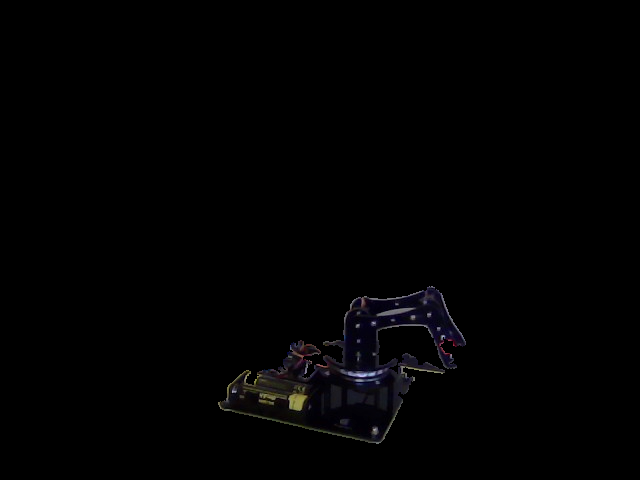
#> input picture robotics/sample.png, 640 x 480 px
$ python -i RobotArmDetector.py   (imports and definitions only)
#> lines starting #> are read from the running program, lines starting #| are printed output that depends on the picture; after the words box and inside, x2 and y2 are one past the last pixel; in counts of white or black regions, pixels touching at a corner belong together
# import the opencv library
import collections
import random
import cv2
import os
from cv2 import MORPH_ELLIPSE
from cv2 import MORPH_OPEN
import numpy as np

cameraOnly = False
arm_mask_min, arm_mask_max = np.array([0,23,0]),np.array([53,253,255])
sticker_mask_min, sticker_mask_max = np.array([0,112,33]),np.array([29,255,255])
green_sticker_min, green_sticker_max = np.array([23,112,33]),np.array([62,255,255])

default_target_locations = [(0.6,0.3),
(0.41,0.29),
(0.52,0.34),
(0.66,0.39),
(0.23,0.53),
(0.65,0.35),
(0.34,0.33),
(0.71,0.56),
(0.24,0.6),
(0.22,0.68),
(0.7,0.7),
(0.2,0.54)]

class RobotArmDetector:
    def __init__(self, debug= False):
        super().__init__()
        self.debug = debug
        print('Before initializing camera')
        self.video = cv2.VideoCapture(0,cv2.CAP_DSHOW)
        print('After initialition camera')
        self.__target_location = default_target_locations[0]
        self.target_locations = default_target_locations

    # [6 lines left out: function show_video, not called in this run]
    def release_video(self):
        self.video.release()
        cv2.destroyAllWindows()


    def get_target_location(self):
        return self.__target_location

    # [4 lines left out: function set_random_target_location, not called in this run]

    def get_current_arm_end_coordinates(self,waitForKey=False):
        return self.__get_current_arm_end_coordinates(0, waitForKey)

    # [13 lines left out: function __get_current_arm_end_coordinates, not called in this run]

    def update_target_location_from_mouse_click(self,event,x,y,flags,param):
        if event == cv2.EVENT_LBUTTONDBLCLK:
            self.__target_location = (x/self.width, y/self.height)

    def __find_biggest_contour_index(self, contours):
        return np.argmax(list(map(lambda x: cv2.contourArea(x),contours)))

    def __create_arm_mask(self, image_hsv, show_bounding_box = False):
        image_onlyblack =cv2.inRange(image_hsv, arm_mask_min, arm_mask_max)
        self.__show_image('hsv-onlyblack', image_onlyblack)

        element = cv2.getStructuringElement(MORPH_ELLIPSE,(5,5))
        temp =cv2.dilate(image_onlyblack, element)
        self.__show_image('onlyblack-morphed', temp)

        contours, hierarchy = cv2.findContours(temp, cv2.RETR_TREE, cv2.CHAIN_APPROX_SIMPLE)
        biggest_contour_index = self.__find_biggest_contour_index(contours)

        blank = np.zeros(image_hsv.shape, dtype='uint8')
        if show_bounding_box:
            x,y,w,h = cv2.boundingRect(contours[biggest_contour_index])
            blank = cv2.rectangle(blank,(x,y),(x+w,y+h),(0,255,0),1)
        result = cv2.drawContours(blank,contours,biggest_contour_index,(255,255,255),-1)
        self.__show_image('arm-mask', result)
        return result

    def __get_sticker_coordinates(self,image_robotarm, mask_min, mask_max):
        image_sticker = cv2.inRange(image_robotarm, mask_min, mask_max)
        self.__show_image('sticker', image_sticker)
        element = cv2.getStructuringElement(MORPH_ELLIPSE,(3,3))
        image_sticker = cv2.morphologyEx(image_sticker,MORPH_OPEN, element)
        self.__show_image('sticker-morphed', image_sticker)

        contours, hierarchy = cv2.findContours(image_sticker, cv2.RETR_TREE, cv2.CHAIN_APPROX_SIMPLE)
        if (len(contours) > 0):
            biggest_contour_index = self.__find_biggest_contour_index(contours)
            M = cv2.moments(contours[biggest_contour_index])
            cX = int(M["m10"] / M["m00"])
            cY = int(M["m01"] / M["m00"])
            return (cX,cY)

        return (None,None)

    # [12 lines left out: function put_info, not called in this run]

    def get_arm_end_coordinates(self,image):
        image_hsv = cv2.cvtColor(image,cv2.COLOR_BGR2HSV)
        self.__save_sample(image_hsv)
        mask = self.__create_arm_mask(image_hsv, False)
        self.height = image_hsv.shape[0]
        self.width = image_hsv.shape[1]
        image_robotarm = cv2.bitwise_and(image_hsv,mask)
        self.__save_sample(image_robotarm, 'arm_sample.png')
        self.__show_image('robot-arm', image_robotarm)

        cX, cY = self.__get_sticker_coordinates(image_robotarm, sticker_mask_min, sticker_mask_max)
        if (cX == None or cY == None):
            print('Could not find arm end coordinates, returning defaults...')
            cX = self.width // 2
            cY = self.height // 2
        final = cv2.circle(image, (cX, cY), 5, (0, 255, 255), -1)
        target = self.get_target_location()
        self.final_image = cv2.circle(image, (int(target[0] * self.width), int(target[1] * self.height)), 5, (255, 0, 255), -1)
        self.position = (cX/self.width, cY/self.height)

        cgreenX, cgreenY = self.__get_sticker_coordinates(image_robotarm, green_sticker_min, green_sticker_max)
        if (cgreenX == None or cgreenY == None):
            print('Could not find arm green end coordinates, returning defaults...')
            cgreenX = self.width // 2
            cgreenY = self.height // 2
        final = cv2.circle(final, (cgreenX, cgreenY), 5, (0, 0, 255), -1)
        self.green_position = (cgreenX/self.width, cgreenY/self.height)
        return [self.position, self.green_position ]

    def __save_sample(self, image, filename='sample.png'):
        if (self.debug):
            cv2.imwrite(os.path.join('images',filename),cv2.cvtColor(image,cv2.COLOR_HSV2BGR))

    def __show_image(self,label,image):
        if (self.debug):
            cv2.imshow(label,image)
            cv2.waitKey(10)

# [6 lines not run here, left out]

    # use the wait for key parameter to wait until a key is pressed
    # x,y = detector.get_current_arm_end_coordinates(True)
    # print(y)

>>> import cv2
>>> picture = cv2.imread('sample.png')
#> picture is the input picture: shape (480, 640, 3); mean B, G, R 1.8, 1.4, 1.6
>>> result = RobotArmDetector().get_arm_end_coordinates(picture)
#> in get_arm_end_coordinates, `image_hsv = cv2.cvtColor(image,cv2.COLOR_BGR2HSV)`: image_hsv: shape (480, 640, 3); mean H, S, V 6, 7.1, 2.1
#> in __create_arm_mask, `image_onlyblack =cv2.inRange(image_hsv, arm_mask_min, arm_mask_max)`:
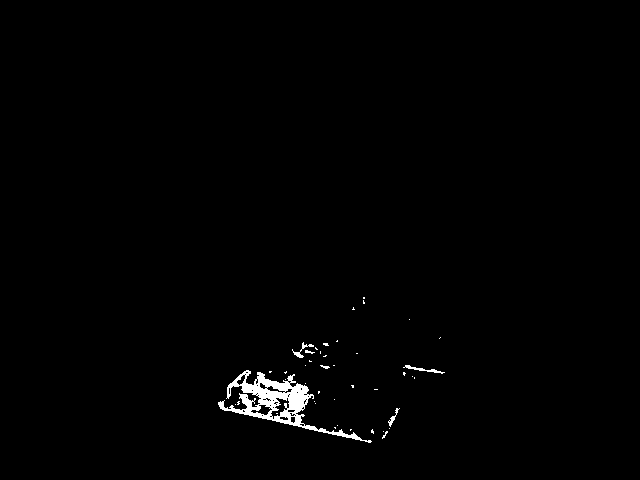
#> image_onlyblack: shape (480, 640); 0.96% white; 43 white regions (37 under 20 px), largest, box (x1, y1, x2, y2) and area: (218, 370, 372, 443) 2520, (403, 365, 445, 374) 98, (292, 342, 314, 358) 81, (388, 408, 400, 427) 56, (305, 350, 315, 354) 21, (320, 365, 330, 369) 21
#> in __create_arm_mask, `temp =cv2.dilate(image_onlyblack, element)`:
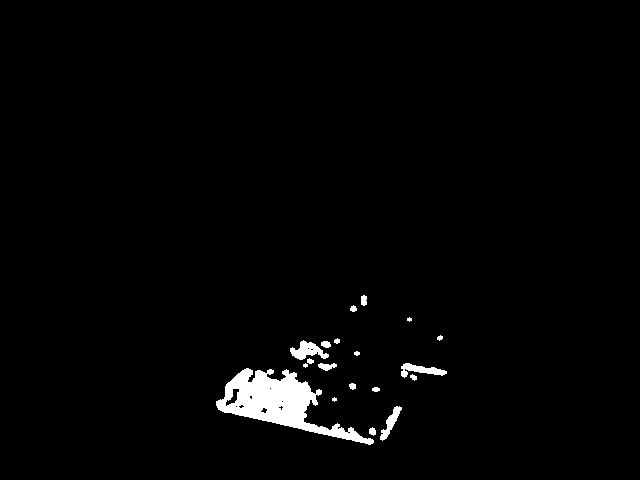
#> temp: shape (480, 640); 1.9% white; 19 white regions (3 under 20 px)
#> in __create_arm_mask, `contours, hierarchy = cv2.findContours(temp, cv2.RETR_TREE, cv2.CHAIN_..`: contours = 30 contours, 15 with area under 20; largest, box (x1, y1, x2, y2) and area: (216, 368, 374, 445) 4344, (290, 340, 329, 360) 346, (401, 363, 447, 378) 264, (380, 406, 402, 441) 222, (225, 388, 240, 407) 113
#> in __create_arm_mask, `biggest_contour_index = self.__find_biggest_contour_index(contours)`: biggest_contour_index = 6
#> in __create_arm_mask, `result = cv2.drawContours(blank,contours,biggest_contour_index,(255,25..`:
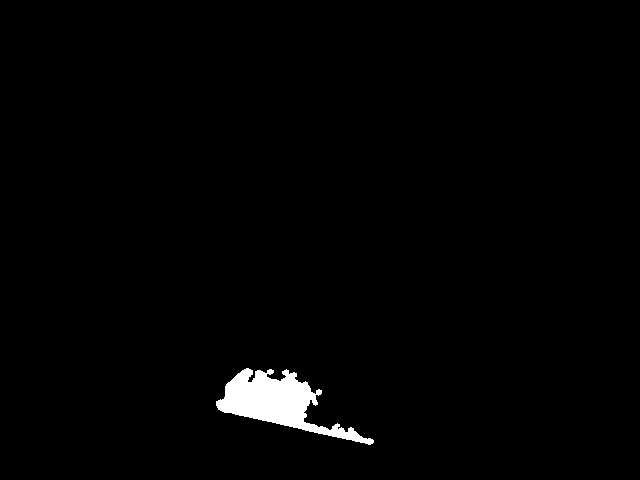
#> result: shape (480, 640, 3); 1.5% white; 1 white region, box (x1, y1, x2, y2) and area: (216, 368, 374, 445) 4595
#> in get_arm_end_coordinates, `image_robotarm = cv2.bitwise_and(image_hsv,mask)`: image_robotarm: shape (480, 640, 3); mean H, S, V 0.8, 1.4, 0.5
#> in __get_sticker_coordinates, `image_sticker = cv2.inRange(image_robotarm, mask_min, mask_max)`:
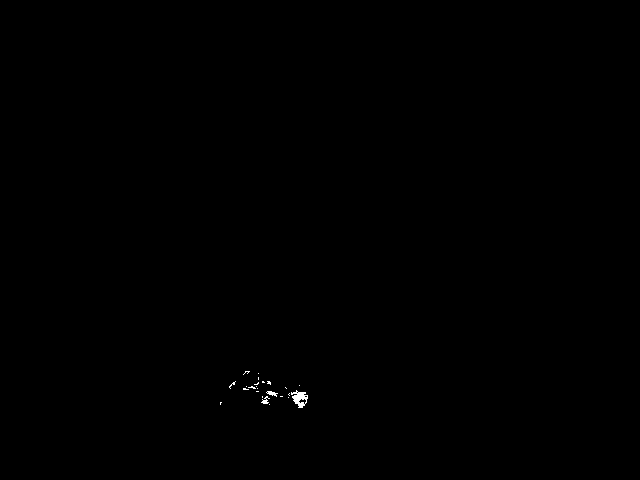
#> image_sticker: shape (480, 640); 0.11% white; 24 white regions (21 under 20 px), largest, box (x1, y1, x2, y2) and area: (291, 390, 308, 408) 167, (266, 391, 278, 397) 36, (261, 396, 270, 404) 34
#> in __get_sticker_coordinates, `image_sticker = cv2.morphologyEx(image_sticker,MORPH_OPEN, element)`: image_sticker: shape (480, 640); 0.06% white; 5 white regions (2 under 20 px)
#> in __get_sticker_coordinates, `contours, hierarchy = cv2.findContours(image_sticker, cv2.RETR_TREE, c..`: contours = 5 contours, 4 with area under 20; largest, box (x1, y1, x2, y2) and area: (292, 392, 308, 408) 106
#> in __get_sticker_coordinates, `biggest_contour_index = self.__find_biggest_contour_index(contours)`: biggest_contour_index = 1
#> in __get_sticker_coordinates, `M = cv2.moments(contours[biggest_contour_index])`: M = moments, m00 105.5, centre m10/m00, m01/m00 = (299.1, 398.4)
#> in __get_sticker_coordinates, `cX = int(M["m10"] / M["m00"])`: cX = 299
#> in __get_sticker_coordinates, `cY = int(M["m01"] / M["m00"])`: cY = 398
#> in get_arm_end_coordinates, `cX, cY = self.__get_sticker_coordinates(image_robotarm, sticker_mask_m..`: cX = 299; cY = 398
#> in get_arm_end_coordinates, `self.position = (cX/self.width, cY/self.height)`: self.position = (0.467, 0.829)
#> in __get_sticker_coordinates (call 2), `image_sticker = cv2.inRange(image_robotarm, mask_min, mask_max)`:
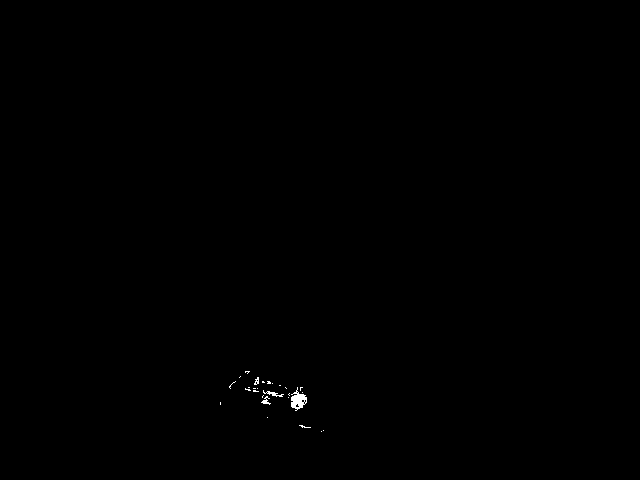
#> image_sticker: shape (480, 640); 0.13% white; 27 white regions (23 under 20 px), largest, box (x1, y1, x2, y2) and area: (291, 387, 307, 411) 202, (263, 390, 284, 397) 51, (261, 396, 271, 405) 37, (254, 377, 259, 385) 24
#> in __get_sticker_coordinates (call 2), `image_sticker = cv2.morphologyEx(image_sticker,MORPH_OPEN, element)`:
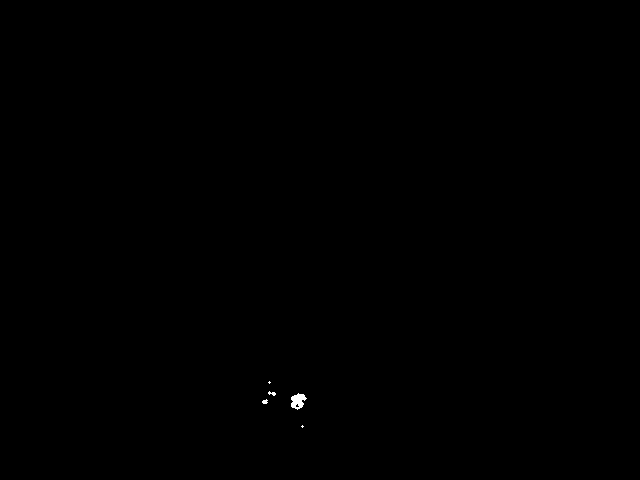
#> image_sticker: shape (480, 640); 0.07% white; 5 white regions (2 under 20 px)
#> in __get_sticker_coordinates (call 2), `contours, hierarchy = cv2.findContours(image_sticker, cv2.RETR_TREE, c..`: contours = 6 contours, 5 with area under 20; largest, box (x1, y1, x2, y2) and area: (291, 393, 307, 410) 150
#> in __get_sticker_coordinates (call 2), `biggest_contour_index = self.__find_biggest_contour_index(contours)`: biggest_contour_index = 2
#> in __get_sticker_coordinates (call 2), `M = cv2.moments(contours[biggest_contour_index])`: M = moments, m00 150.5, centre m10/m00, m01/m00 = (297.5, 400.7)
#> in __get_sticker_coordinates (call 2), `cX = int(M["m10"] / M["m00"])`: cX = 297
#> in __get_sticker_coordinates (call 2), `cY = int(M["m01"] / M["m00"])`: cY = 400
#> in get_arm_end_coordinates, `cgreenX, cgreenY = self.__get_sticker_coordinates(image_robotarm, gree..`: cgreenX = 297; cgreenY = 400
#> in get_arm_end_coordinates, `final = cv2.circle(final, (cgreenX, cgreenY), 5, (0, 0, 255), -1)`:
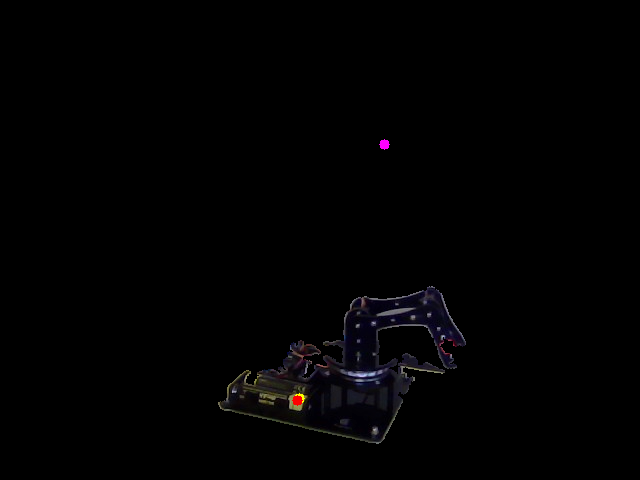
#> final: shape (480, 640, 3); mean B, G, R 1.9, 1.4, 1.7
#> in get_arm_end_coordinates, `self.green_position = (cgreenX/self.width, cgreenY/self.height)`: self.green_position = (0.464, 0.833)
#> result = [(0.467, 0.829), (0.464, 0.833)]
